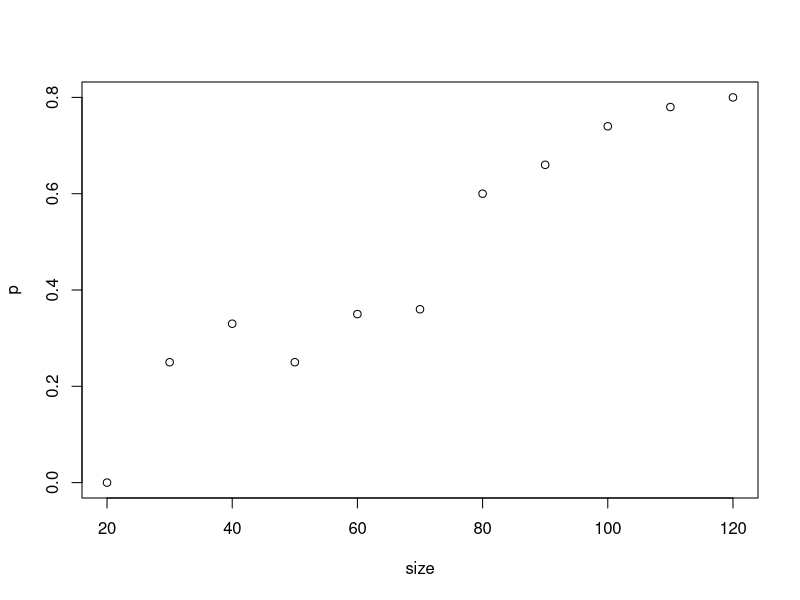

The R source for this figure:

set.seed(1040)

thresholdDis <- 0.2 ## Our standard for success is that we are confident there are fewer infections than this
hypDis <- 0.1 ## We must make an assumption about the real risk of infection from TIM
trials <- 100
size <- seq(20, 120, by=10)

success <- function(dis, animals, t){
	return(prop.test(dis, animals)$conf.int[[2]] < t)
}

## Do one experiment
experiment <- function(hyp, thresh, animals){
	dis <- rbinom(1, animals, hyp)
	return(success(dis, animals, thresholdDis))
}

## Do many experiments

repExpt <- function(hyp, thresh, animals, trials){

	res <- logical(trials)

	for(t in 1:trials){
		res[[t]] <- experiment(hyp, thresh, animals)
	}
	return(mean(res))
}

## Test many sizes

powerRange <- function(hyp, thresh, trials, size){
	pow <- numeric(length(size))
	for (i in 1:length(size)){
		pow[[i]] <- repExpt(hyp, thresh, animals=size[[i]], trials)
	}
	return(pow)
}

p <- powerRange(hypDis, thresholdDis, trials, size)

plot(size, p)
